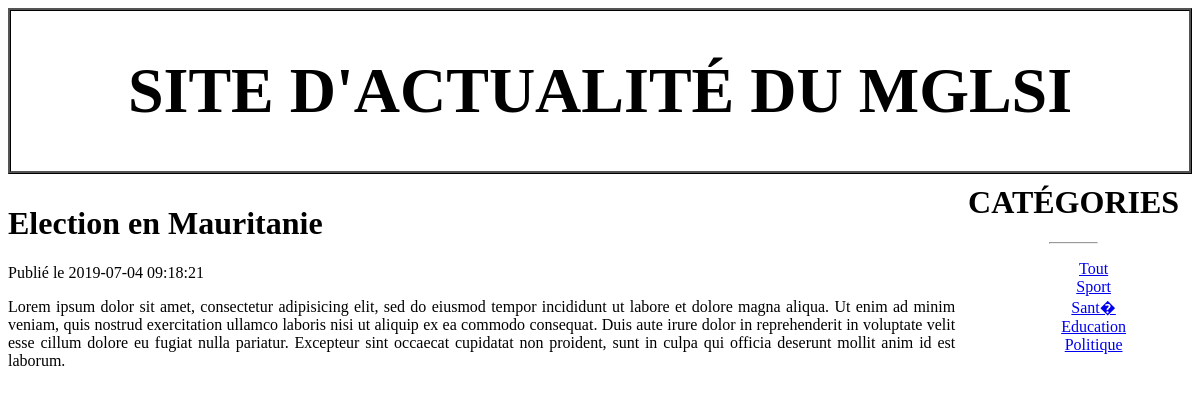
The app's page /Views/article.php?id=2 with its own data.
### tables this page shows
CREATE TABLE `Article` (
  `id` int(11) NOT NULL AUTO_INCREMENT,
  `titre` varchar(255) DEFAULT NULL,
  `contenu` text DEFAULT NULL,
  `dateCreation` datetime DEFAULT current_timestamp(),
  `dateModification` datetime DEFAULT current_timestamp(),
  `categorie` int(11) DEFAULT NULL,
  PRIMARY KEY (`id`),
  KEY `fk_categorie_article` (`categorie`),
  CONSTRAINT `fk_categorie_article` FOREIGN KEY (`categorie`) REFERENCES `Categorie` (`id`)
);

CREATE TABLE `Categorie` (
  `id` int(11) NOT NULL AUTO_INCREMENT,
  `libelle` varchar(20) DEFAULT NULL,
  PRIMARY KEY (`id`)
);

### Model/Data/Connexion.class.php (called while the page is built, shortened)
<?php
class Connexion
{
    private static $connexion;
    private function __construct()
    {
        try
        {
            $user = 'root';
			$password = '';
			$server = 'localhost';
            $dbname = 'mglsi_news;charset=utf8';
            self::$connexion = new PDO('mysql:host='.$server.';dbname='.$dbname, $user, $password, [PDO::ATTR_ERRMODE=>PDO::ERRMODE_EXCEPTION]);
        }
        catch(Exception $e)
        {
            echo 'Une erreur est survenue lors de la connection à la BD => '. $e->getMessage();
            die();
        }
    }
    public static function getConnexion()
    {
        return self::$connexion;
    }
}

### Controller/Controller.php (called while the page is built, shortened)
<?php
require_once('../Model/Data/Connexion.class.php');
require_once('../Model/Manager/ArticleManager.class.php');
require_once('../Model/Manager/CategorieManager.class.php');
class Controller
{
    private $articleManager;
    public function __construct()
    {
        $this->connexion = \Connexion::getConnexion();
        $this->articleManager = new \ArticleManager($this->connexion);
        $this->categorieManager = new \CategorieManager($this->connexion);
        $this->allArticles = $this->articleManager->getAll();
        $this->allCategories = $this->categorieManager->getAll();
    }
    public function article($id)
    {
        $article = $this->articleManager->get($id);
        return $article;
    }
}

### Model/Manager/ArticleManager.class.php (called while the page is built, shortened)
<?php
class ArticleManager
{
    private $db;
    private function setDb($db)
    {
        $this->db = $db;
    }
    public function getAll()
    {
        $articles = array();
        $request = $this->db->query('SELECT * FROM Article');
        while($data = $request->fetch(PDO::FETCH_ASSOC))
        {
            $articles [] = new Article($data);
        }
        return $articles;
    }
    public function get($id)
    {
        $id = (int) $id;
        $request = $this->db->query('SELECT * FROM Article WHERE id = '.$id);
        $data = $request->fetch(PDO::FETCH_OBJ);
        return $data;
    }
}

### assets/Utilities/HydratationTrait.php (called while the page is built, shortened)
<?php
trait HydratationTrait
{
    private function hydrate(Array $data)
    {
        foreach($data as $key => $value)
        {
            $method = 'set'.ucfirst($key);
        }
    }
}

### Model/Manager/CategorieManager.class.php (called while the page is built, shortened)
<?php
class CategorieManager
{
    private $db;
    private function setDb($db)
    {
        $this->db = $db;
    }
    public function getAll()
    {
        $request = $this->db->query('SELECT * FROM Categorie');
        $data = $request->fetchAll(PDO::FETCH_OBJ);
        return $data;
    }
}

### Views/article.php (the view, shortened to what this page needs)
<!DOCTYPE html>
<html lang="en">
<head>
	<link rel="stylesheet" type="text/css" href="../assets/css/style.css">
</head>
<body>
<?php require_once('entete.php');?>
<div id="contenu">
    <?php
        require_once('../Controller/Controller.php');
        $controller = new Controller();
        $article = null;
        if(isset($_GET['id'])){
            $article = $controller-> article($_GET['id']);
        }
        if($article != null) { ?>
        <h1><?= $article->titre ?></h1>
        <span>Publié le <?= $article->dateCreation ?></span>
        <p><?= $article->contenu ?></p>
    <?php } else { ?>
        <meta http-equiv="refresh" content="3; url=../accueil">
        <h1>Aucun article trouvé !</h1>
    <?php } ?>
</div>
<?php
require_once('menu.php');
?>
</body>
</html>

### Views/menu.php
<div id="menu">
	<h1>Catégories</h1><hr width="20%">
	<ul>
		<li><a href="index.php">Tout</a></li>
		<?php
			$controller= new Controller();
			$categories = $controller->allCategories;
			foreach ($categories as $categorie):?>
			<li><a href="categorie/<?= $categorie->id ?>"><?= $categorie->libelle ?></a></li>
		<?php endforeach ?>
	</ul>
</div>

### assets/css/style.css (style rules this page uses)
#contenu { float: left; width: 80%; text-align: justify; }
#menu { margin-left: 80%; text-align: center; }
#menu li { list-style-type: none; }
#menu h1 { margin-top: 0px; padding-top: 0px; font-family: "AGENCY FB"; text-transform: uppercase; }

### records on screen
article: titre "Election en Mauritanie", dateCreation "2019-07-04 09:18:21", contenu "Lorem ipsum dolor sit amet, consectetur adipisicing elit, sed do eiusmod tempor incididunt ut labore et dolore magna aliqua. Ut enim ad minim veniam, quis nostrud exercitation ullamco laboris nisi ut aliquip ex ea commodo consequat. Duis aute irure dolor in reprehenderit in voluptate velit esse cillum dolore eu fugiat nulla pariatur. Excepteur sint occaecat cupidatat non proident, sunt in culpa qui officia deserunt mollit anim id est laborum."
categorie: libelle "Sport"
categorie: libelle "Sant�"
categorie: libelle "Education"
categorie: libelle "Politique"
